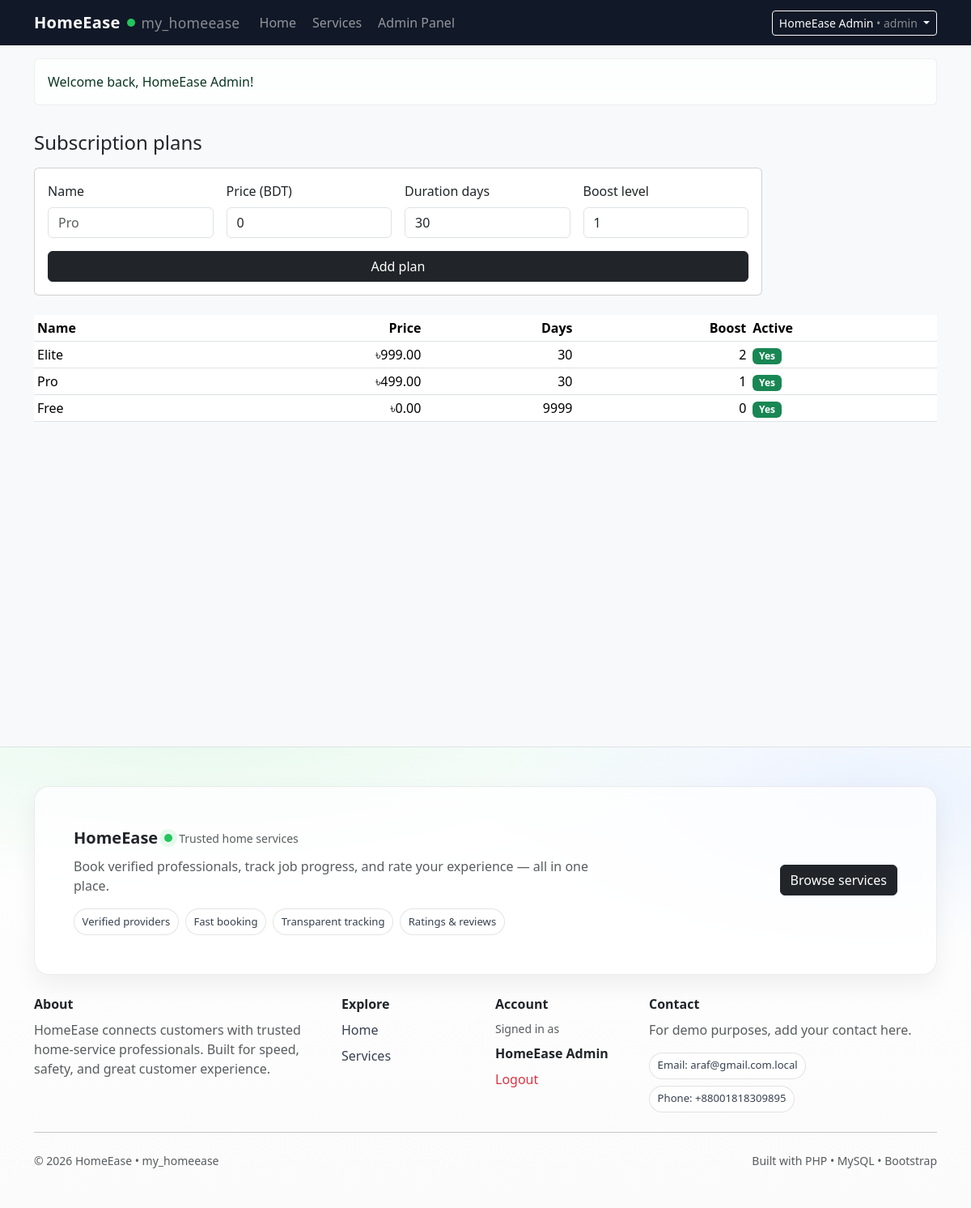
The page /admin/plans.php (signed in) on the database its author committed.
### tables this page shows
CREATE TABLE `subscription_plans` (
  `id` int(11) NOT NULL AUTO_INCREMENT,
  `name` varchar(60) NOT NULL,
  `price` decimal(10,2) NOT NULL DEFAULT 0.00,
  `duration_days` int(11) NOT NULL DEFAULT 30,
  `boost_level` int(11) NOT NULL DEFAULT 0,
  `is_active` tinyint(1) NOT NULL DEFAULT 1,
  `created_at` timestamp NOT NULL DEFAULT current_timestamp(),
  PRIMARY KEY (`id`)
);

### app/helpers.php (called while the page is built, shortened)
<?php
function e(string $s): string {
  return htmlspecialchars($s, ENT_QUOTES, 'UTF-8');
}

### public/admin/plans.php (the view, shortened to what this page needs)
<?php
require_once __DIR__ . '/../../app/db.php';
require_once __DIR__ . '/../../app/helpers.php';
require __DIR__ . '/../../app/views/header.php';
$plans = $pdo->query("SELECT * FROM subscription_plans ORDER BY boost_level DESC, price ASC")->fetchAll();
?>
<h1 class="h4 mb-3">Subscription plans</h1>
<form method="post" class="card card-body mb-4" style="max-width:900px;">
  <div class="row g-3">
    <div class="col-12 col-md-3">
      <label class="form-label">Name</label>
      <input class="form-control" name="name" placeholder="Pro" required>
    </div>
    <div class="col-12 col-md-3">
      <label class="form-label">Price (BDT)</label>
      <input class="form-control" name="price" type="number" step="0.01" value="0">
    </div>
    <div class="col-12 col-md-3">
      <label class="form-label">Duration days</label>
      <input class="form-control" name="duration_days" type="number" value="30">
    </div>
    <div class="col-12 col-md-3">
      <label class="form-label">Boost level</label>
      <input class="form-control" name="boost_level" type="number" value="1">
    </div>
  </div>
  <button class="btn btn-dark mt-3">Add plan</button>
</form>
<div class="table-responsive">
  <table class="table table-sm align-middle">
    <thead><tr>
      <th>Name</th><th class="text-end">Price</th><th class="text-end">Days</th><th class="text-end">Boost</th><th>Active</th>
    </tr></thead>
    <tbody>
      <?php foreach ($plans as $p): ?>
        <tr>
          <td><?= e($p['name']) ?></td>
          <td class="text-end">৳<?= e(number_format((float)$p['price'],2)) ?></td>
          <td class="text-end"><?= (int)$p['duration_days'] ?></td>
          <td class="text-end"><?= (int)$p['boost_level'] ?></td>
          <td><?= (int)$p['is_active']===1 ? '<span class="badge text-bg-success">Yes</span>' : '<span class="badge text-bg-secondary">No</span>' ?></td>
        </tr>
      <?php endforeach; ?>
    </tbody>
  </table>
</div>
<?php require __DIR__ . '/../../app/views/footer.php'; ?>

### app/views/header.php (style rules this page uses)
:root { --brand: #111827; }

### rows shown on the page
subscription_plans: name "Elite", price "999.00", duration_days "30", boost_level "2", is_active "Yes"
subscription_plans: name "Pro", price "499.00", duration_days "30", boost_level "1", is_active "Yes"
subscription_plans: name "Free", price "0.00", duration_days "9999", boost_level "0", is_active "Yes"

### other values the page prints
$u['name'] "HomeEase Admin"
$u['role'] "admin"
$flash['msg'] "Welcome back, HomeEase Admin!"
current_user()['name'] "HomeEase Admin"
